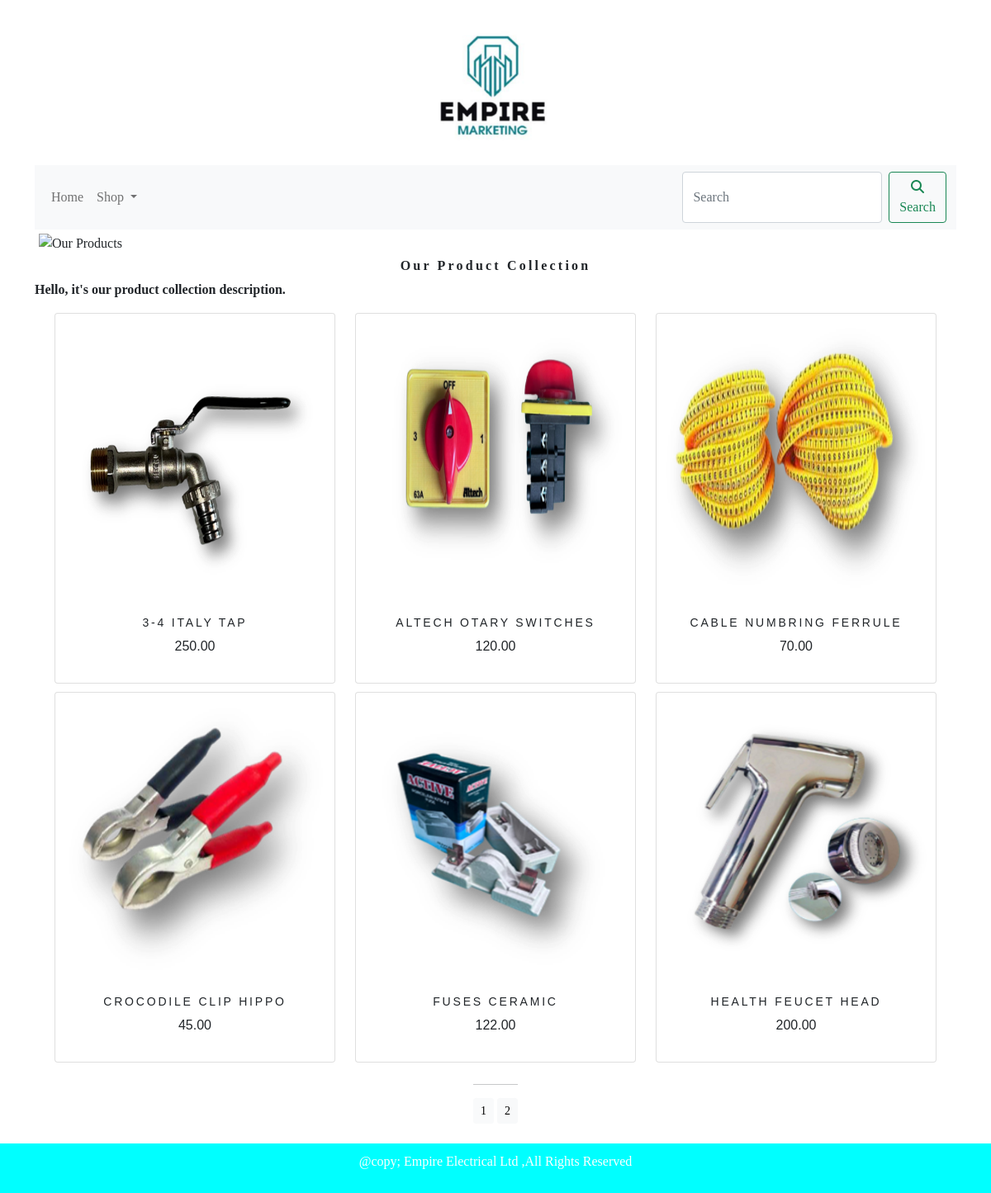
The app's page /empireshopapp/ with its own data.
### empireshopapp/models.py (models this page shows, shortened)
class Product(models.Model):
    name=models.CharField(max_length=250,unique=True)
    slug=models.CharField(max_length=250,unique=True)
    description=models.TextField(blank=True)
    price=models.DecimalField(max_digits=10,decimal_places=2)
    category=models.ForeignKey(Category,on_delete=models.CASCADE)
    image = models.ImageField(upload_to='Product', blank=True)
    stock=models.IntegerField()
    available=models.BooleanField(default=True)
    created=models.DateField(auto_now_add=True)
    updated=models.DateField(auto_now=True)
    def get_url(self):
        return reverse('empireshopapp:product_detail',args=[self.category.slug,self.slug])
    class Meta:
        ordering = ('name',)
        verbose_name = 'Product'
        verbose_name_plural = 'products'

### empireshopapp/views.py (the view)
# urls.py: path('',views.allProdCat,name='allProdCat'),
def allProdCat(request, c_slug=None):
    category = None
    products_list = Product.objects.filter(available=True)
    if c_slug:
        category = get_object_or_404(Category, slug=c_slug)
        products = products_list.filter(category=category)
    else:
        paginator = Paginator(products_list, 6)
        try:
            page = int(request.GET.get('page', 1))
        except ValueError:
            page = 1
        try:
            products = paginator.page(page)
        except (EmptyPage, InvalidPage):
            products = paginator.page(paginator.num_pages)
    return render(request, 'category.html', {'category': category, 'products': products})

### cart/context_processors.py (called while the page is built)
def counter(request):
    item_count=0
    if 'admin' in request.path:
        return {}
    else:
        try:
            cart=Cart.objects.filter(cart_id=_cart_id(request))
            cart_items=CartItem.objects.all().filter(cart=cart[:1])
            for cart_item in cart_items:
                item_count +=cart_item.quantity
        except Cart.DoesNotExist:
            item_count =0
    return dict(item_count=item_count)

### cart/views.py (called while the page is built)
def _cart_id(request):
    cart_id = request.session.get('cart_id')
    if not cart_id:
        cart_id = str(uuid.uuid4())  # Generate a unique cart_id using UUID
        request.session['cart_id'] = cart_id
    return cart_id

### empireshopapp/context_processors.py (called while the page is built)
def menu_links(request):
    links = Category.objects.all()
    return dict(links=links)

### empireshopapp/models.py (called while the page is built)
    def get_url(self):
        return reverse('empireshopapp:product_by_category',args=[self.slug])

### template/category.html (shortened to what this page needs)
{% extends 'base.html' %}
{% load static %}
{% block content %}
    {% if category %}
        <div class="row my_row_class">
            <div class="mx-auto">
            </div>
        </div>
        <div>
            <p><a href="{% url 'empireshopapp:allProdCat' %}">Our Product Collections</a></p>
        </div>
        {% if category.image %}
            <div class="mx-auto">
                <img class="my_image" src="{{ category.image.url }}" alt="{{ category.name }}" style="width:100" height="100">
            </div>
        {% else %}
            <p>No image available for this category.</p>
        {% endif %}
        <br>
        <div>
            <h1 class="text-center my_title">{{ category.name }}</h1>
            <p class="text-justify">{{ category.description }}</p>
        </div>
    {% else %}
        <div>
            <img class="my_image my_image_padding" src="{% static 'img/empire banner.png' %}" alt="Our Products">
        </div>
        <div>
            <h1 class="text-center my_title"><b>Our Product Collection</b></h1>
            <p class="text-justify"><b>Hello, it's our product collection description.</b></p>
        </div>
    {% endif %}
    <div class="container">
        <div class="row mx-auto">
            {% for product in products %}
                <div class="my_bottom_margin col-9 col-sm-12 col-md-4 col-lg-4" >
                    <div class="card text-center " style="min-width:18rem; " >
                        <div>
                            {% if product.image %}
                                <a href="{{ product.get_url }}"><img class="product-image" style="width:100%; height:350px;" src="{{ product.image.url }}" alt="{{ product.name }}"></a>
                            {% else %}
                                <p>No image available for Product {{ product.name }}.</p>
                            {% endif %}
                        </div>
                        <div class="card-body">
                             <h4 >{{ product.name }}</h4>
                           <p>{{ product.price }}</p>
                        </div>
                    </div>
                </div>
            {% empty %}
                <div class="col-12">
                    <p>No products available.</p>
                </div>
            {% endfor %}
        </div>
        <div class="mx-auto">
            {% if products.paginator.num_pages > 1 %}
                <hr>
                <div class="text-center">
                    {% for pg in products.paginator.page_range %}
                        <a href="?page={{ pg }}" class="btn btn-light btn-sm {% if products.number == pg %} active {% endif %}">{{ pg }}</a>
                    {% endfor %}
                </div>
            {% endif %}
        </div>
        <br>
    </div>
{% endblock %}

### template/base.html (shortened to what this page needs)
{% load static %}
<!DOCTYPE html>
<html lang="en">
<head>
    <link href="{% static 'css/bootstrap.min.css' %}" rel="stylesheet">
    <link href="{% static 'css/custom.css' %}" rel="stylesheet">
</head>
<body>
    <div class="container">
{% include 'header.html' %}
{% include 'navbar.html' %}
{% block content  %}
{% endblock %}
    </div>
{% include 'footer.html' %}
</body>
</html>

### template/header.html
{% load static %}
<header>
  <center>
    <img src="{% static 'img/logo design.png' %}" alt="logimage" alt="logimage" width="190" height="200">
  </center>
</header>

### template/navbar.html (shortened to what this page needs)
<nav class="navbar navbar-expand-lg navbar-light bg-light">
  <div class="container-fluid">
    <div class="collapse navbar-collapse" id="navbarSupportedContent">
      <ul class="navbar-nav me-auto mb-2 mb-lg-0">
        <li class="nav-item">
          <a class="nav-link" href="{% url 'empireshopapp:allProdCat' %}">Home</a>
        </li>
        <li class="nav-item dropdown {% if 'empireshopapp' in request.path %} active {% endif %}">
          <a class="nav-link dropdown-toggle" href="#" id="navbarDropdown" role="button" data-bs-toggle="dropdown" aria-expanded="false">
            Shop
          </a>
        </li>
      </ul>
      <form class="d-flex" action="{% url 'search_app:SearchResult' %}" method="get">
        <input class="form-control me-2" type="search" placeholder="Search" name="q" aria-label="Search">
        <button class="btn btn-outline-success" type="submit"><i class="fa-solid fa-magnifying-glass"></i>Search</button>
      </form>
    </div>
  </div>
</nav>

### template/footer.html
<div class="footer navbar-fixed-bottom my_footer">
    <p>@copy; Empire Electrical Ltd ,All Rights Reserved</p>
</div>

### static/css/custom.css (style rules this page uses)
body { font-family: 'Roboto Slab', serif; }
.container { display: flex; flex-direction: column; min-height: 100vh; }
.my_footer { margin-top: auto; background-color: aqua; color: white; text-align: center; padding: 10px 0; }
.card-body { font-family: '#000000', sans-serif; }
.card-body h4 { font-family: '#000000', sans-serif; }
.card-body p { font-family: '#000000', sans-serif; }
.my_image { width:100%; height:auto; }
.my_title { font-size:16px; text_transform:uppercase; letter-spacing:.2em; }
.my_image_padding { padding:5px; }
.my_bottom_margin { margin-bottom:10px; }
.card-body h4 { font-size:14px; text_transform:uppercase; letter-spacing:.2em; }
.card { min-width: 18rem; }

### records on screen
Product: image (picture), name "3-4 ITALY TAP", price "250.00"
Product: image (picture), name "ALTECH OTARY SWITCHES", price "120.00"
Product: image (picture), name "CABLE NUMBRING FERRULE", price "70.00"
Product: image (picture), name "CROCODILE CLIP HIPPO", price "45.00"
Product: image (picture), name "FUSES CERAMIC", price "122.00"
Product: image (picture), name "HEALTH FEUCET HEAD", price "200.00"

### other values on screen
{{ pg }} "1" "2"
